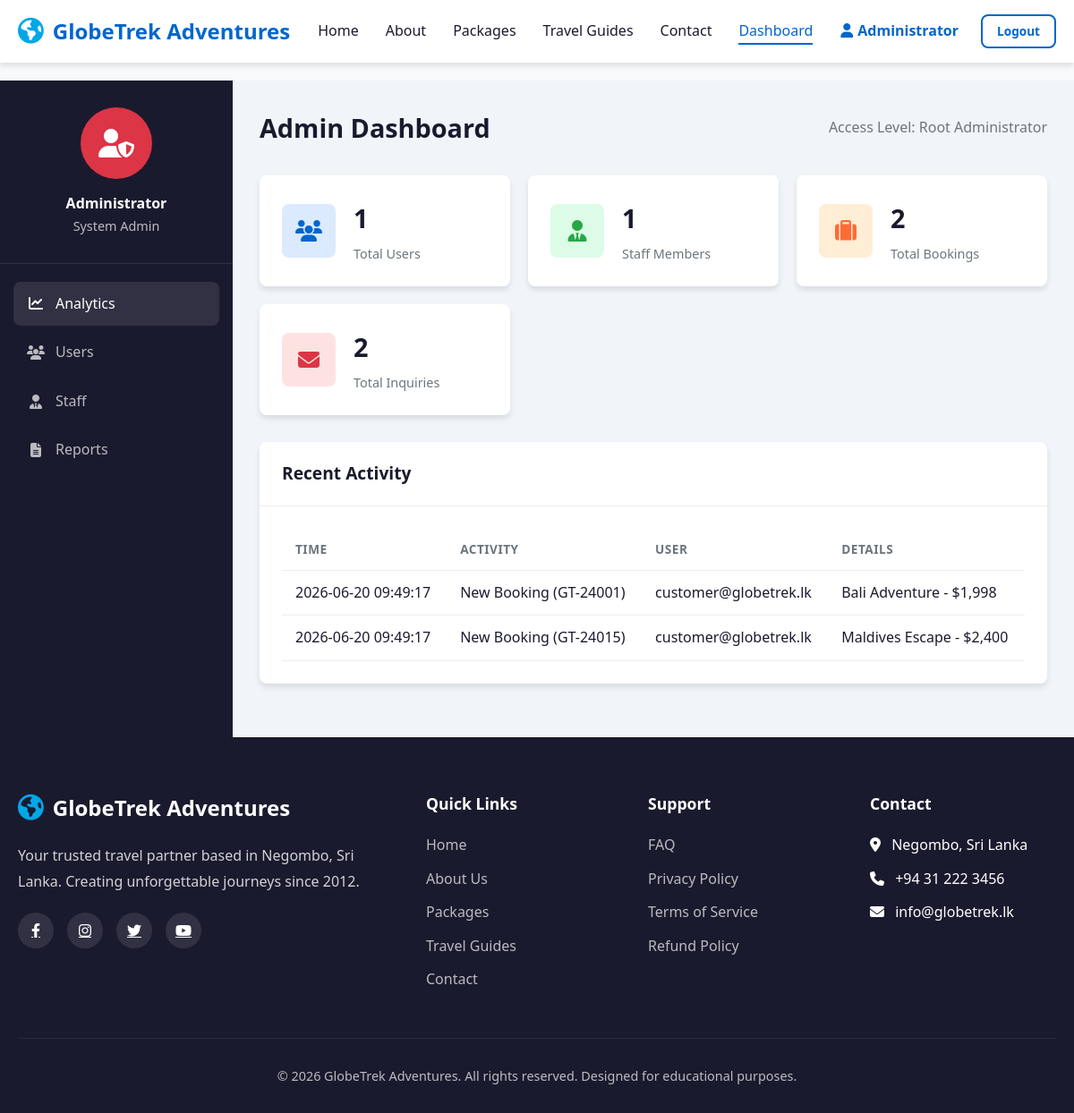
Page /dashboard.php (signed in) on the committed database.
### tables this page shows
CREATE TABLE IF NOT EXISTS bookings (
    id INT AUTO_INCREMENT PRIMARY KEY,
    ref VARCHAR(50) NOT NULL UNIQUE,
    user_id INT NOT NULL,
    package_id INT,
    travel_date DATE NOT NULL,
    travelers INT NOT NULL,
    total_cost INT NOT NULL,
    status ENUM('Pending', 'Confirmed', 'Cancelled') DEFAULT 'Pending',
    special_requests TEXT,
    created_at TIMESTAMP DEFAULT CURRENT_TIMESTAMP,
    FOREIGN KEY (user_id) REFERENCES users(id) ON DELETE CASCADE,
    FOREIGN KEY (package_id) REFERENCES packages(id) ON DELETE SET NULL
);

CREATE TABLE IF NOT EXISTS users (
    id INT AUTO_INCREMENT PRIMARY KEY,
    name VARCHAR(100) NOT NULL,
    email VARCHAR(100) NOT NULL UNIQUE,
    phone VARCHAR(20),
    password VARCHAR(255) NOT NULL,
    role ENUM('customer', 'staff', 'admin') DEFAULT 'customer',
    created_at TIMESTAMP DEFAULT CURRENT_TIMESTAMP
);

CREATE TABLE IF NOT EXISTS packages (
    id INT AUTO_INCREMENT PRIMARY KEY,
    name VARCHAR(100) NOT NULL,
    destination VARCHAR(100) NOT NULL,
    duration INT NOT NULL,
    price INT NOT NULL,
    original_price INT,
    rating DECIMAL(3,2) DEFAULT 5.0,
    reviews INT DEFAULT 0,
    image VARCHAR(255),
    badge VARCHAR(50),
    description TEXT NOT NULL,
    hotel VARCHAR(255),
    transport VARCHAR(255),
    activities TEXT
);

### dashboard.php (the view, shortened to what this page needs)
<?php
require_once 'db.php';
$user_role = $_SESSION['user_role'];
$user_name = $_SESSION['user_name'];
if ($user_role === 'admin') {
    $total_users = $pdo->query("SELECT COUNT(*) FROM users WHERE role = 'customer'")->fetchColumn();
    $total_staff = $pdo->query("SELECT COUNT(*) FROM users WHERE role = 'staff'")->fetchColumn();
    $total_bookings = $pdo->query("SELECT COUNT(*) FROM bookings")->fetchColumn();
    $total_inquiries = $pdo->query("SELECT COUNT(*) FROM inquiries")->fetchColumn();
    $recent_activity = $pdo->query("
        SELECT b.created_at, b.ref, u.email, p.name as pkg_name, b.total_cost
        FROM bookings b
        JOIN users u ON b.user_id = u.id
        JOIN packages p ON b.package_id = p.id
        ORDER BY b.created_at DESC LIMIT 5
    ")->fetchAll();
}
include 'header.php';
?>
<?php if ($user_role === 'admin'): ?>
    <div id="admin-dashboard-view">
        <div class="dashboard-layout">
            <div class="sidebar">
                <div class="sidebar-user">
                    <div class="sidebar-avatar" style="background:var(--danger);"><i class="fas fa-user-shield"></i></div>
                    <h4><?php echo htmlspecialchars($user_name); ?></h4>
                    <p style="opacity:0.7; font-size:0.9rem;">System Admin</p>
                </div>
                <ul class="sidebar-menu">
                    <li><a href="#" class="active" onclick="showDashTab('admin-overview')"><i class="fas fa-chart-line"></i> Analytics</a></li>
                    <li><a href="#" onclick="showDashTab('admin-users')"><i class="fas fa-users"></i> Users</a></li>
                    <li><a href="#" onclick="showDashTab('admin-staff')"><i class="fas fa-user-tie"></i> Staff</a></li>
                    <li><a href="#" onclick="showDashTab('admin-reports')"><i class="fas fa-file-alt"></i> Reports</a></li>
                </ul>
            </div>
            <div class="main-content">
                <div class="dashboard-header">
                    <h2>Admin Dashboard</h2>
                    <span style="color:var(--gray);">Access Level: Root Administrator</span>
                </div>
                <div id="admin-overview" class="dash-tab active">
                    <div class="stats-cards">
                        <div class="stat-card">
                            <div class="stat-icon blue"><i class="fas fa-users"></i></div>
                            <div class="stat-info">
                                <h4><?php echo $total_users; ?></h4>
                                <p>Total Users</p>
                            </div>
                        </div>
                        <div class="stat-card">
                            <div class="stat-icon green"><i class="fas fa-user-tie"></i></div>
                            <div class="stat-info">
                                <h4><?php echo $total_staff; ?></h4>
                                <p>Staff Members</p>
                            </div>
                        </div>
                        <div class="stat-card">
                            <div class="stat-icon orange"><i class="fas fa-suitcase"></i></div>
                            <div class="stat-info">
                                <h4><?php echo $total_bookings; ?></h4>
                                <p>Total Bookings</p>
                            </div>
                        </div>
                        <div class="stat-card">
                            <div class="stat-icon red"><i class="fas fa-envelope"></i></div>
                            <div class="stat-info">
                                <h4><?php echo $total_inquiries; ?></h4>
                                <p>Total Inquiries</p>
                            </div>
                        </div>
                    </div>
                    <div class="content-card">
                        <div class="content-card-header">
                            <h3>Recent Activity</h3>
                        </div>
                        <div class="content-card-body">
                            <div class="table-responsive">
                                <table class="table">
                                    <thead>
                                        <tr>
                                            <th>Time</th>
                                            <th>Activity</th>
                                            <th>User</th>
                                            <th>Details</th>
                                        </tr>
                                    </thead>
                                    <tbody>
                                        <?php foreach ($recent_activity as $act): ?>
                                            <tr>
                                                <td><?php echo htmlspecialchars($act['created_at']); ?></td>
                                                <td>New Booking (<?php echo htmlspecialchars($act['ref']); ?>)</td>
                                                <td><?php echo htmlspecialchars($act['email']); ?></td>
                                                <td><?php echo htmlspecialchars($act['pkg_name']); ?> - $<?php echo number_format($act['total_cost']); ?></td>
                                            </tr>
                                        <?php endforeach; ?>
                                    </tbody>
                                </table>
                            </div>
                        </div>
                    </div>
                </div>
            </div>
        </div>
    </div>
<?php endif; ?>
<?php include 'footer.php'; ?>

### style.css (style rules this page uses)
:root { --primary: #0066cc; --primary-dark: #004d99; --secondary: #00a8e8; --accent: #ff6b35; --dark: #1a1a2e; --light: #f8f9fa; --white: #ffffff; --gray: #6c757d; --success: #28a745; --warning: #ffc107; --danger: #dc3545; --shadow: 0 4px 6px rgba(0,0,0,0.1); --shadow-lg: 0 10px 25px rgba(0,0,0,0.15); --radius: 8px; --transition: all 0.3s ease; }
* { margin: 0; padding: 0; box-sizing: border-box; }
body { font-family: 'Segoe UI', Tahoma, Geneva, Verdana, sans-serif; line-height: 1.6; color: var(--dark); background: var(--light); overflow-x: hidden; }
.dashboard-layout { display: grid; grid-template-columns: 260px 1fr; min-height: calc(100vh - 70px); }
.sidebar { background: var(--dark); color: var(--white); padding: 30px 0; }
.sidebar-user { text-align: center; padding: 0 20px 30px; border-bottom: 1px solid rgba(255,255,255,0.1); margin-bottom: 20px; }
.sidebar-avatar { width: 80px; height: 80px; border-radius: 50%; background: var(--primary); display: flex; align-items: center; justify-content: center; margin: 0 auto 15px; font-size: 2rem; }
.sidebar-menu { list-style: none; padding: 0 15px; }
.sidebar-menu li { margin-bottom: 5px; }
.sidebar-menu a { display: flex; align-items: center; gap: 12px; padding: 12px 15px; color: rgba(255,255,255,0.7); text-decoration: none; border-radius: var(--radius); transition: var(--transition); }
.sidebar-menu a:hover, .sidebar-menu a.active { background: rgba(255,255,255,0.1); color: var(--white); }
.sidebar-menu i { width: 20px; text-align: center; }
.main-content { padding: 30px; background: #f1f5f9; overflow-y: auto; }
.dashboard-header { display: flex; justify-content: space-between; align-items: center; margin-bottom: 30px; }
.dashboard-header h2 { font-size: 1.8rem; }
.stats-cards { display: grid; grid-template-columns: repeat(auto-fill, minmax(240px, 1fr)); gap: 20px; margin-bottom: 30px; }
.stat-card { background: var(--white); padding: 25px; border-radius: var(--radius); box-shadow: var(--shadow); display: flex; align-items: center; gap: 20px; }
.stat-icon { width: 60px; height: 60px; border-radius: var(--radius); display: flex; align-items: center; justify-content: center; font-size: 1.5rem; }
.stat-icon.blue { background: #dbeafe; color: var(--primary); }
.stat-icon.green { background: #dcfce7; color: var(--success); }
.stat-icon.orange { background: #ffedd5; color: var(--accent); }
.stat-icon.red { background: #fee2e2; color: var(--danger); }
.stat-info h4 { font-size: 1.8rem; margin-bottom: 5px; }
.stat-info p { color: var(--gray); font-size: 0.9rem; }
.content-card { background: var(--white); border-radius: var(--radius); box-shadow: var(--shadow); margin-bottom: 30px; }
.content-card-header { padding: 20px 25px; border-bottom: 1px solid #eee; display: flex; justify-content: space-between; align-items: center; }
.content-card-header h3 { font-size: 1.2rem; }
.content-card-body { padding: 25px; }
.table { width: 100%; border-collapse: collapse; }
.table th, .table td { padding: 12px 15px; text-align: left; border-bottom: 1px solid #eee; }
.table th { font-weight: 600; color: var(--gray); font-size: 0.85rem; text-transform: uppercase; letter-spacing: 0.5px; }
.table-responsive { overflow-x: auto; }

### rows in the picture
bookings: created_at "2026-06-20 09:49:17", ref "GT-24001", user.email "customer@globetrek.lk", package.name "Bali Adventure", total_cost "1,998"
bookings: created_at "2026-06-20 09:49:17", ref "GT-24015", user.email "customer@globetrek.lk", package.name "Maldives Escape", total_cost "2,400"

### other values in the picture
$_SESSION['user_name'] "Administrator"
$user_name "Administrator"
$total_users "1"
$total_staff "1"
$total_bookings "2"
$total_inquiries "2"
